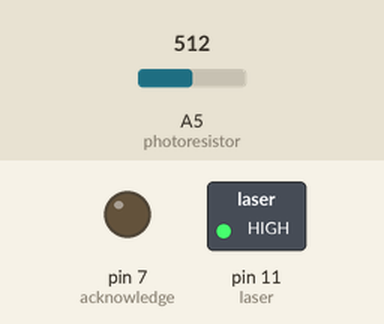
Bench run of a sketch on a simulated Arduino Uno, built with avr-gcc and run on an emulated ATmega328P. Shown: switched loads named in the sketch (green lamp = pin HIGH), output pins drawn as LEDs (lit = HIGH). The test bench sets the inputs (shaded band); at power-on: A5 (photoresistor) = 512. What the sketch prints to the serial monitor is not drawn.

Above: at 0.1 s.
At 5.1 s:
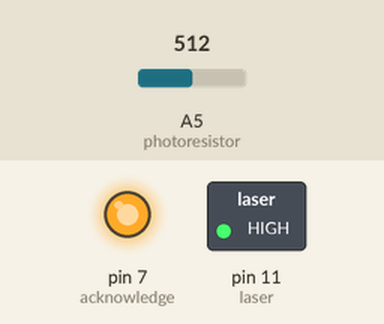
Timing chart, 0 to 6.6 s (numbered marks = the images above):
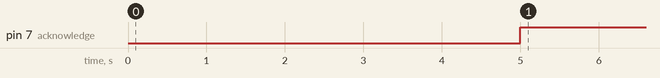

Measured:
- by itself, pin 7 (acknowledge): LOW → HIGH at 5.0 s

The sketch:

reader.ino
```cpp
int laser = 11;
int photoresistor = A5;
int sensorValue = 0;
int acknowledge = 7;
String readings = "";

void setup() {
  pinMode(laser, OUTPUT);
  pinMode(acknowledge, OUTPUT);
  Serial.begin(9600);
  digitalWrite(laser, HIGH);
  delay(5000);
}

void loop() {
  sensorValue = analogRead(photoresistor);
  digitalWrite(acknowledge, LOW);
  if (sensorValue < 75){
    readings += "1";
  }
  else{
    readings += "0";
  }
  digitalWrite(acknowledge, HIGH);
  delay(100);
  Serial.println(readings);
}
```
